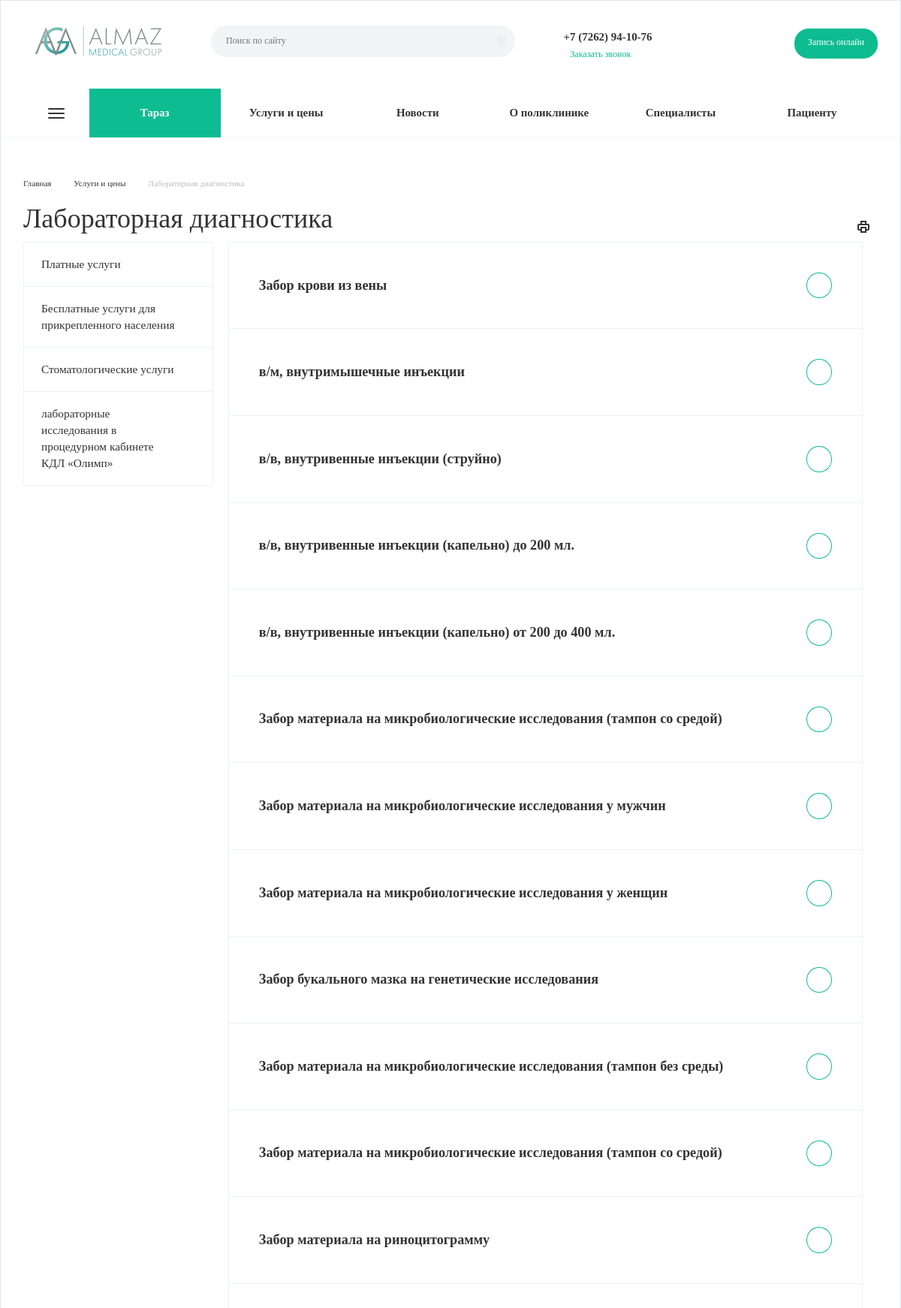
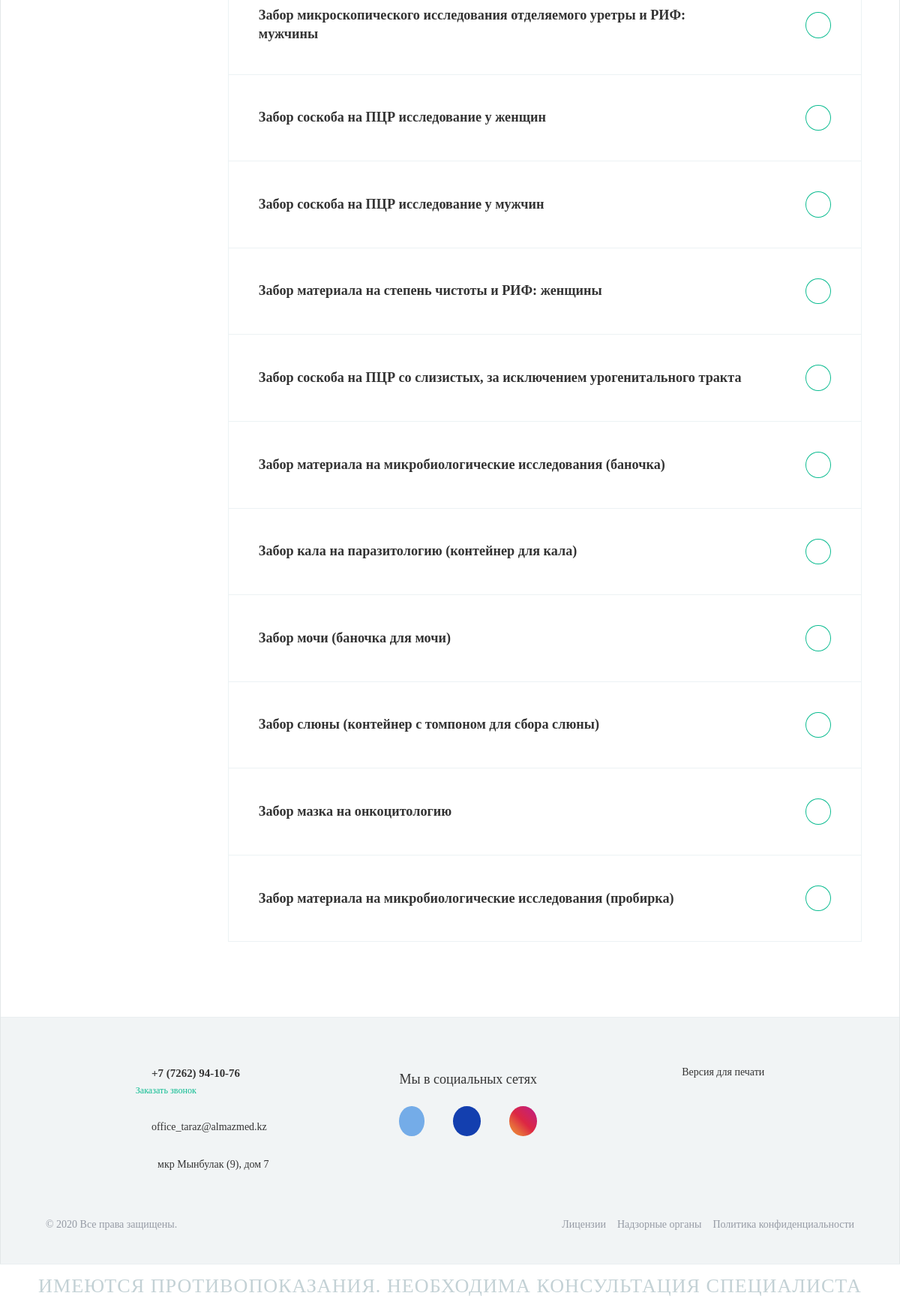
The page /taraz/sub_uslugi/132 on the database its author committed (2 pictures, top to bottom).
### main/models.py (models this page shows, shortened)
class BranchPhone(models.Model):
    phone = models.TextField(default="")
    name = models.TextField(default="", blank=True, null=True)

class City(models.Model):
    name = models.TextField(default="")
    en_name = models.TextField(default="")

class ServiceType(models.Model):
    services_types = models.ManyToManyField('ServiceType', null=True, blank=True)
    services = models.ManyToManyField(Service, null=True, blank=True)
    name = models.TextField(default="")
    is_top = models.BooleanField(default=False)
    branch = models.ForeignKey(Branch, on_delete=models.CASCADE, blank=True, null=True)

class Service(models.Model):
    name = models.TextField(default="")
    price = models.IntegerField(blank=True, null=True)
    count = models.IntegerField(blank=True, null=True)
    is_free = models.BooleanField(default=False)

class Branch(models.Model):
    city = models.ForeignKey(City, on_delete=models.CASCADE, blank=True, null=True)
    address = models.TextField(default="")
    latitude = models.DecimalField(decimal_places=14, max_digits=16, blank=True, null=True)
    longitude = models.DecimalField(decimal_places=14, max_digits=16, blank=True, null=True)
    phones = models.ManyToManyField(BranchPhone, null=True, blank=True)
    image = models.ImageField(upload_to='branches', blank=True, null=True)
    description = models.TextField(default="")
    def get_tel(self):
        return self.phones.all()[0].phone.replace("-", "").replace("(","").replace(")","").replace(" ","")

### main/views.py (the view)
# urls.py: path('sub_uslugi/<int:id>', views.sub_uslugi, name='sub_uslugi'),
def sub_uslugi(request, city, id):
    current_city = City.objects.filter(en_name=city).first()
    if not current_city:
        return redirect(reverse("main:index", kwargs={"city": City.objects.all().first().en_name}))
    branches = Branch.objects.filter(city=current_city)
    cities = City.objects.all()
    leaders = DirectionOfActivity.objects.filter(name="Руководители", branch__in=branches).first()
    service_type = ServiceType.objects.filter(id=id).first()
    services_types = ServiceType.objects.filter(is_top=True)
    activities = DirectionOfActivity.objects.filter(branch__in=branches)
    return render(request, "uslugi-i-tseny.html", {
        "cities": cities,
        "city": current_city,
        "leaders": leaders,
        "activities": activities,
        "current_lang": session_parameter(request,"lang"),
        "service_type": service_type,
        "services_types": services_types,
        "path": [{"Услуги и цены": "/uslugi"}, {service_type.name: request.META.get('PATH_INFO', None)}],
        "services_types": ServiceType.objects.filter(is_top=True, branch__in=branches),
        "branches": branches,
    })

### main/templates/uslugi-i-tseny.html (shortened to what this page needs)
{% extends "base.html" %}
{% load static %}
{% block body %}
	<body>
		<div class="main-section">
			<div class="wrapper">
				<div class="main-section__container">
					<div class="sidebar">
						<ul class="sidebar-menu">
							{%for type in services_types%}
								<li class="sidebar-menu__item dropdown-link">
									<div class="sidebar-menu__link dropdown-link">
										<a href="{%url 'main:sub_uslugi' city.en_name type.id%}" class="">
											<span>{{type.name}}</span>
										</a>
									</div>
								</li>
							{%endfor%}
							<li class="sidebar-menu__item dropdown-link">
								<div class="sidebar-menu__link dropdown-link">
									<a href="https://www.kdlolymp.kz/pricelist/nur-sultan" class="">
										<span>лабораторные исследования в процедурном кабинете КДЛ «Олимп»</span>
									</a>
								</div>
							</li>
						</ul>
					</div>
					<div class="article">
						<ul class="panel__list" style="margin-top: 0px;">
							{%if service_type%}
								{%for type in service_type.services.all%}
									<li class="panel__item">
										<div class="panel__item-top" style="position: relative;">
											<a style="padding-right: 80px;">{{type.name}}</a>
											<i class="fas fa-arrow-right hover-icon"></i>
										</div>
									</li>
								{%endfor%}
							{%endif%}
						</ul>
					</div>
				</div>
			</div>
		</div>
		<div class="banner_warning">
		</div>
	</body>
{% endblock %}

### main/templates/base.html (shortened to what this page needs)
{% load static %}
{% block links %}
    <head>
        <link rel="stylesheet" href="{%static 'printjs/print.min.css'%}">
        <link rel="stylesheet" href="{%static 'css/root.css'%}">
        <link rel="stylesheet" href="{%static 'css/usugi-styles.css'%}">
        <link rel="stylesheet" href="{%static 'css/css.css'%}" />
        <link rel="stylesheet" href="{%static 'css/mobilemenu.css'%}" />
		<link rel="stylesheet" href="{%static 'styles/styles.css'%}" />
		<link rel="stylesheet" href="{%static 'css/font-awesome.min.css'%}"/>
		<link type="text/css" rel="stylesheet" href="{%static 'css/lightslider.css'%}" />
        <link rel="stylesheet" href="{%static 'bootstrap/css/bootstrap.min.css'%}" />
    </head>
{% endblock %}
{%block header%}
    <header>
        <div class="wrapper">
            <ul class="top-header__list">
                <li class="top-header__logo">
                    <a href="{%url 'main:index' city.en_name%}"> <img src="{%static 'img/logo.png'%}" /></a>
                </li>
                <li class="search-field">
                    <form action="{%url 'main:search' city.en_name%}" method="GET">
                        <div class="search-input-div">
                            <input
                                class="search-input twosmallfont"
                                type="text"
                                placeholder="Поиск по сайту"
                                autocomplete="off"
                                maxlength="50"
                                size="50"
                                id="search-input"
                                name="q"
                            />
                            <div class="search-button-div">
                                <button class="search-button" style="border:none;">
                                    <i class="fas fa-search"></i>
                                </button>
                            </div>
                        </div>
                    </form>
                </li>
                <li class="right-div" style="padding-top:10px;">
                    <div class="phone-block">
                        <div class="phone-number">
                            <i class="fas fa-phone-alt"></i>
                            {%with branches|first as branch%}
                                {%with branch.phones.all|first as phone%}
                                    <a src="tel:{{branch.get_tel}}">{{phone.phone}}</a>
                                {%endwith%}
                            {%endwith%}
                            <br>
                        </div>
                        <div class="callback-block twosmallfont">
                            <span>Заказать звонок</span>
                        </div>
                    </div>
                    <button class="online-order-button button button-default" style="height: 40px !important;">
                        <span>Запись онлайн</span>
                    </button>
                </li>
            </ul>
        </div>
    </header>
		<nav id="fixed-navbar" class="menu">
			<div class="wrapper">
				<div class="menu__list">
					<div class="menu__item" onclick="openMenuPage('menu-page-button')">
						<span class="menu-icon">
							<div></div>
							<div></div>
							<div></div>
						</span>
					</div>
                    <div class="menu__item filials" >
                        <a>{{city.name}}</a>
                    </div>
					<div class="menu__item" >
						<a href="{%url 'main:uslugi' city.en_name%}">Услуги и цены</a>
					</div>
					<a class="menu__item news-block" href="{%url 'main:news' city.en_name%}">Новости</a>
					<div class="menu__item" >
                        <a href="{%url 'main:about' city.en_name%}">О поликлинике</a>
                    </div>
                    <div class="menu__item">
                        <a href="{%url 'main:specialists' city.en_name%}">Специалисты</a>
                    </div>
					<div class="menu__item news" >
                        <a href="{%url 'main:patients' city.en_name%}">Пациенту</a>
                    </div>
				</div>
			</div>
        </nav>
{%endblock%}
{%block root%}
    {%if path%}
        <section class="page-top maxwidth-theme">
            <div class="wrapper">
                <div class="row">
                    <div class="col-md-12">
                        <ul class="breadcrumb2" id="navigation">
                                <li itemscope="" itemtype="http://data-vocabulary.org/Breadcrumb" id="">
                                    <a href="/" title="Главная" itemprop="url"><span itemprop="title">Главная</span></a>
                                </li>
                                {%for element in path %}
                                    {%for key,value in element.items%}
                                        {%if path|last != element%}
                                            <li itemscope="" itemtype="http://data-vocabulary.org/Breadcrumb" id="">
                                                <a href="{{value}}" title="{{key}}" itemprop="url"><span itemprop="title">{{key}}</span></a>
                                            </li>
                                        {%endif%}
                                    {%endfor%}
                                {%endfor%}
                                <li class="" itemscope="" itemtype="http://data-vocabulary.org/Breadcrumb" id="">
                                    <span itemprop="title">
                                        {% with path|last as last %}
                                            {%for key,value in last.items%}
                                                {{key}}
                                            {%endfor%}
                                        {% endwith %}
                                    </span>
                                </li>
                        </ul>
                        <div class="page-top-main">
                            <div class="print-link"><i class="svg svg-print"></i></div>
                            <h1 id="pagetitle">
                                {% with path|last as last %}
                                    {%for key,value in last.items%}
                                        {{key}}
                                    {%endfor%}
                                {% endwith %}
                            </h1>
                        </div>
                    </div>
                </div>
            </div>
        </section>
    {%endif%}
{%endblock%}
{% block body%}
{% endblock %}
{% block footer %}
    <footer>
        <div class="top-footer">
            <ul class="top-footer__list">
                <li class="top-footer__item contact-block">
                    <div class="contact-block__item phone-block">
                        <div class="phone-number">
                            <i class="fas fa-phone-alt"></i>
                            {%with branches|first as branch%}
                                {%with branch.phones.all|first as phone%}
                                    <a src="tel:{{branch.get_tel}}">{{phone.phone}}</a>
                                {%endwith%}
                            {%endwith%}
                        </div>
                        <div class="callback-block twosmallfont">
                            <span>Заказать звонок</span>
                        </div>
                    </div>
                    <div class="contact-block__item">
                        <i class="far fa-envelope"></i>
                        <a src="mailto:office_taraz@almazmed.kz"
                            >office_taraz@almazmed.kz</a
                        >
                    </div>
                    <div class="contact-block__item">
                        <i class="fas fa-map-marker-alt"></i>
                        <span>
                            {%with branches|first as branch%}
                                {{branch.address}}
                            {%endwith%}
                        </span>
                    </div>
                </li>
                <li class="top-footer__item social-block">
                    <h4>Мы в социальных сетях</h4>
                    <ul>
                        <li class="vk">
                            <a
                                src="https://vk.com/tarazpoliklinika4"
                                target="_blank"
                                rel="nofollow"
                                title="Вконтакте"
                            >
                                <i class="fab fa-vk"></i>
                            </a>
                        </li>
                        <li class="facebook">
                            <a
                                src="https://www.facebook.com/tarazpoliklinika4/"
                                target="_blank"
                                rel="nofollow"
                                title="Facebook"
                            >
                                <i class="fab fa-facebook"></i>
                            </a>
                        </li>
                        <li class="instagram">
                            <a
                                src="https://www.instagram.com/tarazpoliklinika4/"
                                target="_blank"
                                rel="nofollow"
                                title="Instagram"
                            >
                                <i class="fab fa-instagram"></i>
                            </a>
                        </li>
                    </ul>
                </li>
                <li class="top-footer__item print-block">
                    <span><i class="fas fa-print"></i> Версия для печати</span>
                </li>
            </ul>
        </div>
        <div class="bottom-footer">
            <div class="copyright">© 2020 Все права защищены.</div>
            <div class="confidentiality-block">
                <ul class="confidentiality-block__list">
                    <li class="confidentiality-block__item">
                        <a src="">Лицензии</a>
                    </li>
                    <li class="confidentiality-block__item">
                        <a src="">Надзорные органы</a>
                    </li>
                    <li class="confidentiality-block__item">
                        <a src="">Политика конфиденциальности</a>
                    </li>
                </ul>
            </div>
        </div>
    </footer>
    <div class="banner_warning">
        Имеются противопоказания. Необходима консультация специалиста
    </div>
{% endblock %}

### rows shown on the page
BranchPhone: phone "+7 (7262) 94-10-76"
City: name "Тараз"
ServiceType: last "Лабораторная диагностика", last "Лабораторная диагностика"
ServiceType: name "Платные услуги"
ServiceType: name "Бесплатные услуги для прикрепленного населения"
ServiceType: name "Стоматологические услуги"
Service: name "Забор крови из вены"
Service: name "в/м, внутримышечные инъекции"
Service: name "в/в, внутривенные инъекции (струйно)"
Service: name "в/в, внутривенные инъекции (капельно) до 200 мл."
Service: name "в/в, внутривенные инъекции (капельно) от 200 до 400 мл."
Service: name "Забор материала на микробиологические исследования (тампон со средой)"
Service: name "Забор материала на микробиологические исследования у мужчин"
Service: name "Забор материала на микробиологические исследования у женщин"
Service: name "Забор букального мазка на генетические исследования"
Service: name "Забор материала на микробиологические исследования (тампон без среды)"
Service: name "Забор материала на микробиологические исследования (тампон со средой)"
Service: name "Забор материала на риноцитограмму"
Service: name "Забор микроскопического исследования отделяемого уретры и РИФ: мужчины"
Service: name "Забор соскоба на ПЦР исследование у женщин"
Service: name "Забор соскоба на ПЦР исследование у мужчин"
Service: name "Забор материала на степень чистоты и РИФ: женщины"
Service: name "Забор соскоба на ПЦР со слизистых, за исключением урогенитального тракта"
Service: name "Забор материала на микробиологические исследования (баночка)"
Service: name "Забор кала на паразитологию (контейнер для кала)"
Service: name "Забор мочи (баночка для мочи)"
Service: name "Забор слюны (контейнер с томпоном для сбора слюны)"
Service: name "Забор мазка на онкоцитологию"
Service: name "Забор материала на микробиологические исследования (пробирка)"
Branch: address "мкр Мынбулак (9), дом 7"

### other values the page prints
{{ key }} "Услуги и цены"
